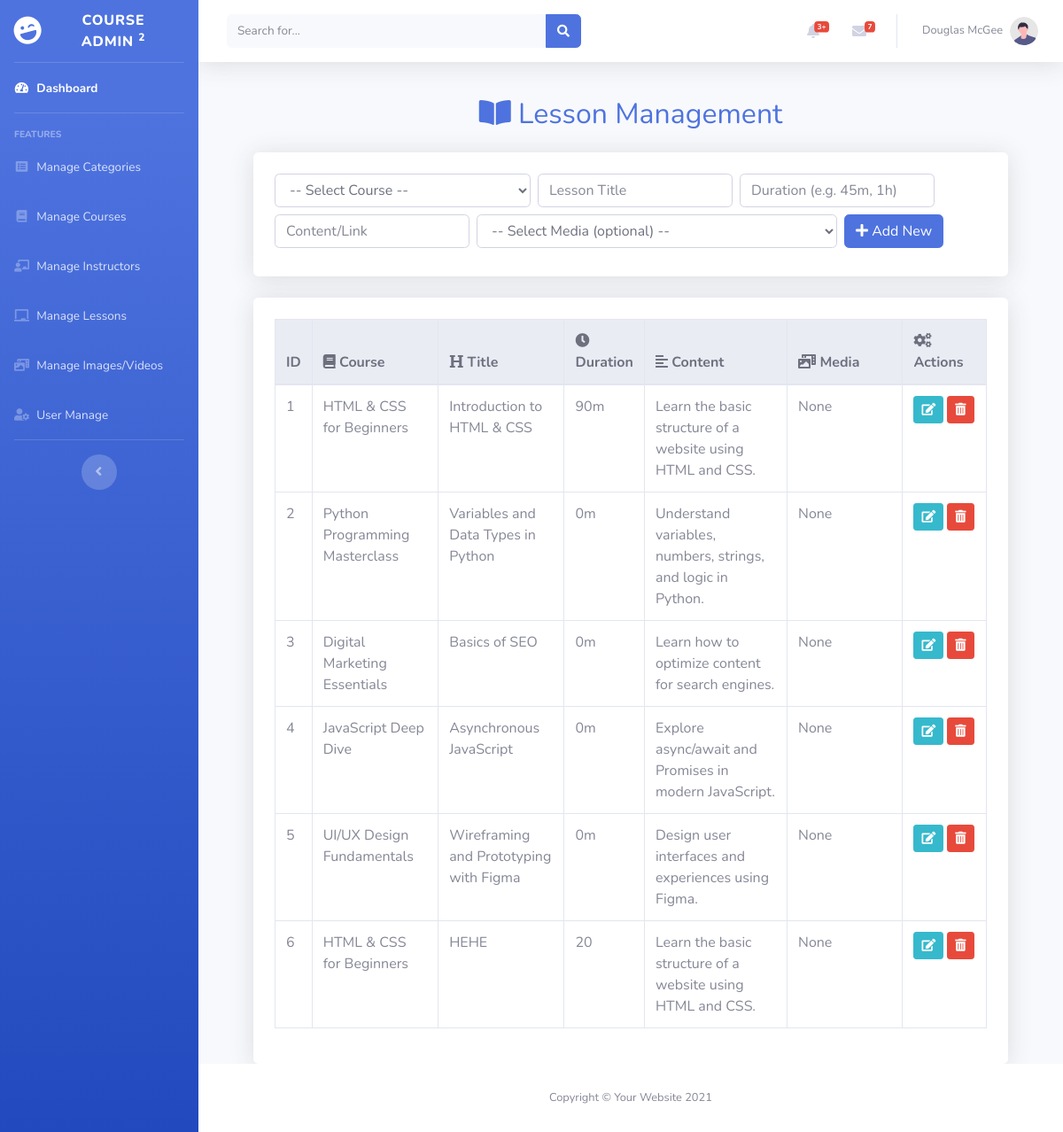
/admin/LessionControllers.php, run on the app's committed database.
### tables this page shows
CREATE TABLE `lessons` (
  `id` int(11) NOT NULL,
  `course_id` int(11) NOT NULL,
  `title` varchar(255) NOT NULL,
  `content` text DEFAULT NULL,
  `created_at` timestamp NOT NULL DEFAULT current_timestamp(),
  `duration` varchar(50) DEFAULT '0m',
  `url_id` int(11) DEFAULT NULL
);

CREATE TABLE `courses` (
  `id` int(11) NOT NULL,
  `instructor_id` int(11) NOT NULL,
  `title` varchar(255) NOT NULL,
  `description` text DEFAULT NULL,
  `price` decimal(10,2) DEFAULT 0.00,
  `category_id` int(11) DEFAULT NULL,
  `created_at` timestamp NOT NULL DEFAULT current_timestamp(),
  `duration` varchar(50) DEFAULT '0h',
  `url_id` int(11) DEFAULT NULL
);

### admin/LessionControllers.php (the view, shortened to what this page needs)
<?php
require_once __DIR__ . '/../config/database.php';
include 'admin_header.php';
$stmt = $pdo->query("SELECT lessons.*, courses.title AS course_title FROM lessons LEFT JOIN courses ON lessons.course_id = courses.id");
$lessons = $stmt->fetchAll(PDO::FETCH_ASSOC);
$editLesson = null;
?>
<div class="container" style="max-width: 900px; margin-top: 40px;">
    <h2 class="text-primary text-center mb-4"><i class="fas fa-book-open"></i> Lesson Management</h2>
    <div class="form-section mb-4 p-4 bg-white rounded shadow">
        <form method="post" class="form-inline flex-wrap needs-validation" novalidate>
            <select name="course_id" class="form-control mb-2 mr-sm-2" required>
                <option value="">-- Select Course --</option>
            </select>
            <input type="text" class="form-control mb-2 mr-sm-2" name="title" placeholder="Lesson Title" required
                value="<?= $editLesson['title'] ?? '' ?>">
            <input type="text" class="form-control mb-2 mr-sm-2" name="duration" placeholder="Duration (e.g. 45m, 1h)"
                value="<?= $editLesson['duration'] ?? '' ?>">
            <input type="text" class="form-control mb-2 mr-sm-2" name="content" placeholder="Content/Link"
                value="<?= $editLesson['content'] ?? '' ?>">
            <select name="url_id" class="form-control mb-2 mr-sm-2">
                <option value="">-- Select Media (optional) --</option>
            </select>
            <?php if ($editLesson): ?>
            <button type="submit" class="btn btn-success mb-2" name="edit"><i class="fas fa-save"></i> Update</button>
            <a href="LessionControllers.php" class="btn btn-secondary mb-2"><i class="fas fa-times"></i> Cancel</a>
            <?php else: ?>
            <button type="submit" class="btn btn-primary mb-2" name="add"><i class="fas fa-plus"></i> Add New</button>
            <?php endif; ?>
        </form>
    </div>
    <div class="table-section p-4 bg-white rounded shadow">
        <table class="table table-bordered table-hover align-middle">
            <thead class="thead-light">
                <tr>
                    <th style="width:40px;">ID</th>
                    <th style="width:160px;"><i class="fas fa-book"></i> Course</th>
                    <th style="width:160px;"><i class="fas fa-heading"></i> Title</th>
                    <th style="width:70px;"><i class="fas fa-clock"></i> Duration</th>
                    <th style="width:220px;"><i class="fas fa-align-left"></i> Content</th>
                    <th style="width:200px;"><i class="fas fa-photo-video"></i> Media</th>
                    <th style="width:110px;"><i class="fas fa-cogs"></i> Actions</th>
                </tr>
            </thead>
            <tbody>
                <?php foreach ($lessons as $lesson): ?>
                <tr>
                    <td><?= $lesson['id'] ?></td>
                    <td><?= htmlspecialchars($lesson['course_title'] ?? '') ?></td>
                    <td><?= htmlspecialchars($lesson['title']) ?></td>
                    <td><?= htmlspecialchars($lesson['duration']) ?></td>
                    <td class="wrap-content"><?= nl2br(htmlspecialchars($lesson['content'])) ?></td>
                    <td class="wrap-url">
                        <?php
                        $media_url = '';
                        ?>
                        <?php if (!empty($media_url)): ?>
                        <?php if (preg_match('/\.(mp4|webm)$/i', $media_url)): ?>
                        <video src="<?= htmlspecialchars($media_url) ?>" style="max-width: 120px; max-height: 80px;"
                            controls></video>
                        <br>
                        <a href="<?= htmlspecialchars($media_url) ?>" download
                            class="btn btn-sm btn-outline-primary mt-1">Download</a>
                        <?php elseif (preg_match('/(youtube.com|youtu.be)/i', $media_url)): ?>
                        <a href="<?= htmlspecialchars($media_url) ?>" target="_blank"
                            class="btn btn-sm btn-danger mb-1">Watch on YouTube</a>
                        <?php elseif (preg_match('/\.(jpg|jpeg|png|gif)$/i', $media_url)): ?>
                        <img src="<?= htmlspecialchars($media_url) ?>" alt="Lesson Media"
                            style="max-width: 120px; max-height: 80px;">
                        <br>
                        <a href="<?= htmlspecialchars($media_url) ?>" download
                            class="btn btn-sm btn-outline-primary mt-1">Download</a>
                        <?php else: ?>
                        <a href="<?= htmlspecialchars($media_url) ?>" target="_blank" style="word-break: break-all;">
                            <?= htmlspecialchars($media_url) ?>
                        </a>
                        <br>
                        <a href="<?= htmlspecialchars($media_url) ?>" download
                            class="btn btn-sm btn-outline-primary mt-1">Download</a>
                        <?php endif; ?>
                        <?php else: ?>
                        <span class="text-muted">None</span>
                        <?php endif; ?>
                    </td>
                    <td>
                        <a href="?edit=<?= $lesson['id'] ?>" class="btn btn-sm btn-info mb-1" title="Edit"><i
                                class="fas fa-edit"></i></a>
                        <a href="?delete=<?= $lesson['id'] ?>" class="btn btn-sm btn-danger mb-1" title="Delete"
                            onclick="return confirm('Are you sure you want to delete this lesson?')"><i
                                class="fas fa-trash-alt"></i></a>
                    </td>
                </tr>
                <?php endforeach; ?>
            </tbody>
        </table>
    </div>
</div>
<?php include 'admin_footer.php'; ?>

### data on the page
lessons: id "1", course.title "HTML & CSS for Beginners", title "Introduction to HTML & CSS", duration "90m", content "Learn the basic structure of a website using HTML and CSS."
lessons: id "2", course.title "Python Programming Masterclass", title "Variables and Data Types in Python", duration "0m", content "Understand variables, numbers, strings, and logic in Python."
lessons: id "3", course.title "Digital Marketing Essentials", title "Basics of SEO", duration "0m", content "Learn how to optimize content for search engines."
lessons: id "4", course.title "JavaScript Deep Dive", title "Asynchronous JavaScript", duration "0m", content "Explore async/await and Promises in modern JavaScript."
lessons: id "5", course.title "UI/UX Design Fundamentals", title "Wireframing and Prototyping with Figma", duration "0m", content "Design user interfaces and experiences using Figma."
lessons: id "6", course.title "HTML & CSS for Beginners", title "HEHE", duration "20", content "Learn the basic structure of a website using HTML and CSS."
